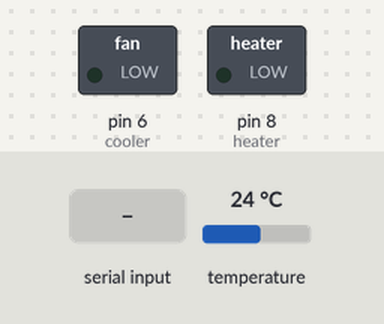
The sketch below on a simulated Arduino Uno, built with avr-gcc and run on an emulated ATmega328P. On the bench: switched loads named in the sketch (green lamp = pin HIGH). Inputs (shaded band) come from the test bench; at power-on: temperature 24 °C.

Above: at 2.2 s.
2.3 s: temperature set to 23.3 °C
4.2 s: temperature set to 22.2 °C
At 5.4 s:
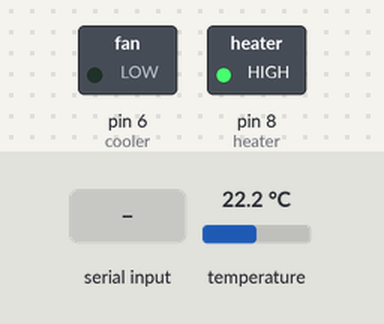
8.5 s: "K" received over Serial
At 11.5 s:
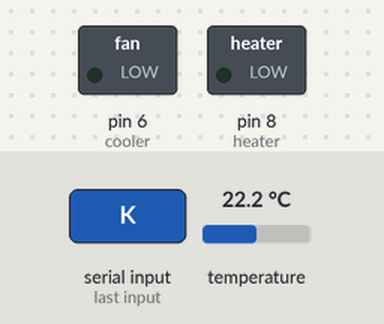
12.5 s: "C90\n" received over Serial
At 14.7 s:
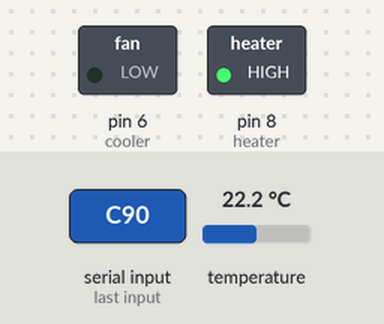
Timing chart, 0 to 16.2 s (numbered marks = the images above; inputs shaded):
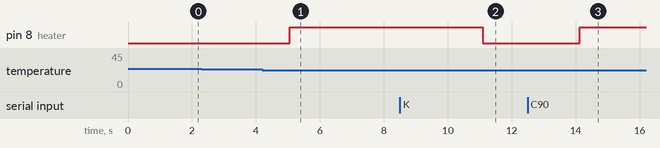

The sketch:

freezer_controller.ino
```cpp
// (licence header left out)
// Comment out the line below if you don't have ethernet connected.
// #define ethernet
#define wlan


#ifdef ethernet;
#include <SPI.h>
#include <Ethernet.h>
#include <EthernetUdp.h>
byte mac[] = {
  0xDE, 0xAD, 0xBE, 0xEF, 0xFE, 0xED
};
IPAddress ip(192, 168, 1, 177);
unsigned int localPort = 1990;      // local port to listen on
char packetBuffer[UDP_TX_PACKET_MAX_SIZE];  //buffer to hold incoming packet,
EthernetUDP Udp;
#endif

#ifdef wlan;
#endif

#include <OneWire.h>
OneWire  ds(19);  // on pin A5 (a 4.7K resistor is necessary)
//#define led 13
float temp, lasttemp, settemp;
unsigned long offtime = 0;
boolean runningcomp = false;
boolean automatic = false;
boolean serial = false;
byte addr[8];
int inData;
int cooler = 6;
int heater = 8;

void setup() {
  // put your setup code here, to run once:
Serial.begin(9600);
pinMode(cooler, OUTPUT);
// pinMode(led, OUTPUT);
pinMode(heater, OUTPUT);
setuptemp();
// digitalWrite(led, LOW);
settemp = gettemp(); // set initial value to environemental temp to avoid it turning on.
lasttemp = settemp;

#ifdef ethernet
Ethernet.begin(mac, ip);
  Udp.begin(localPort);
#endif

}


void loop() {
  // put your main code here, to run repeatedly:
#ifdef ethernet
int packetSize = Udp.parsePacket();
  if (packetSize) {
    //Udp.remotePort()
     Udp.read(packetBuffer, UDP_TX_PACKET_MAX_SIZE);
     inData=packetBuffer[0];
     packetBuffer[packetSize+1]=0x00;
     // Serial.write(inData);
  }
#endif

  if (Serial.available() > 0)   // see if incoming serial data:
  {
    serial = HIGH;
    inData = Serial.read();  // read oldest byte in serial buffer:
  }

 if (inData == 'C'||inData == 'c'){
  if(serial){
         settemp = (float)Serial.parseFloat()+ 273.15f;
         serial = false;
  }else{
    #ifdef ethernet
    settemp=(float)atof(&packetBuffer[1]) + 273.15f;

    #endif
    }
        inData = 0;
        }

 if (inData == 'A'||inData == 'a'){
        inData = 0;
        if(serial){
          serial = false;
        automatic = !automatic;
        }
 }

 if (inData == 'T'||inData == 't'){
        inData = 0;
        if(serial){
         serial = false;
        Serial.println(temp);
        }else{
          //need to return the temp here
   #ifdef ethernet
    Udp.beginPacket(Udp.remoteIP(), Udp.remotePort());
    Udp.print(temp);
    Udp.endPacket();
    #endif
          }
 }

 if (inData == 'K'||inData == 'k'){
  if(serial){
         settemp = (float)Serial.parseFloat();
         serial = false;
      //   Serial.println(settemp);
  }else{
    #ifdef ethernet
    settemp = atof(&packetBuffer[1]);
  //  return settemp
     Udp.beginPacket(Udp.remoteIP(), Udp.remotePort());
    Udp.print(settemp);
    Udp.endPacket();
    #endif
    }
        inData = 0;
        }

  if (inData == 'S'||inData == 's'){
        inData = 0;
        if(serial){
          serial = false;
         Serial.println(settemp);
      }
        else{
            #ifdef ethernet
       Udp.beginPacket(Udp.remoteIP(), Udp.remotePort());
    Udp.print(settemp);
    Udp.endPacket();
    #endif
                   }
 }

    if (inData == 'Z'||inData == 'z'){
        inData = 0;
        settemp = gettemp();
        if(serial){
          serial = false;
        Serial.println(settemp);
        }else{
         #ifdef ethernet
                 Udp.beginPacket(Udp.remoteIP(), Udp.remotePort());
                 Udp.print(settemp);
                 Udp.endPacket();
                 #endif
                 }
  }


//fuzzy logic for bang-bang controller


 temp = gettemp();
 if(automatic){
Serial.println(temp);
 }

int tempint = (int)temp;
unsigned long timenow = millis();

  if(tempint < ((int)settemp)-1){
    // fire up the heater!
    digitalWrite(heater, HIGH);
    if(runningcomp == HIGH){
      offtime = timenow;
        digitalWrite(cooler, LOW);
        runningcomp = LOW;
        }
    }
    else if(tempint > ((int)settemp + 1)){
      // it needs to go colder, if the compressor would allow it without blowing a fuse...
      if((timenow - offtime >= 120000)&&( runningcomp == LOW)) {
    runningcomp = HIGH;
      digitalWrite(cooler, HIGH);
      }

       digitalWrite(heater, LOW);
      }
     else{

  digitalWrite(heater, LOW);
      if(runningcomp == HIGH){
      offtime = timenow;
        digitalWrite(cooler, LOW);
        runningcomp = LOW;
      }
  }

}


void setuptemp(){
   byte i;

  if ( !ds.search(addr)) {
    ds.reset_search();
    delay(250);
    return;
  }
  }


float gettemp(){
byte present = 0;
  byte type_s;
  byte data[12];
   float kelvin;

   ds.reset();
  ds.select(addr);
  ds.write(0x44, 1);        // start conversion, with parasite power on at the end

  delay(1000);     // maybe 750ms is enough, maybe not
  // we might do a ds.depower() here, but the reset will take care of it.

  present = ds.reset();
  ds.select(addr);
  ds.write(0xBE);         // Read Scratchpad


  for ( int i = 0; i < 9; i++) {           // we need 9 bytes
    data[i] = ds.read();
  }


  // Convert the data to actual temperature
  // because the result is a 16 bit signed integer, it should
  // be stored to an "int16_t" type, which is always 16 bits
  // even when compiled on a 32 bit processor.
  int16_t raw = (data[1] << 8) | data[0];
  if (type_s) {
    raw = raw << 3; // 9 bit resolution default
    if (data[7] == 0x10) {
      // "count remain" gives full 12 bit resolution
      raw = (raw & 0xFFF0) + 12 - data[6];
    }
  } else {
    byte cfg = (data[4] & 0x60);
    // at lower res, the low bits are undefined, so let's zero them
    if (cfg == 0x00) raw = raw & ~7;  // 9 bit resolution, 93.75 ms
    else if (cfg == 0x20) raw = raw & ~3; // 10 bit res, 187.5 ms
    else if (cfg == 0x40) raw = raw & ~1; // 11 bit res, 375 ms
    //// default is 12 bit resolution, 750 ms conversion time
  }
  kelvin = ((float)raw / 16.0)+ 273.15f;
return kelvin;
  }
```

Measured:
- the behaviour switches between 22.9 and 22.8 °C on temperature (found by bisection; images 0 and 1)
- after the input at 2.3 s, every drawn part: stays the same
- after the input at 4.2 s, pin 8 (heater): LOW → HIGH after 0.86 s
- after the input at 8.5 s, pin 8 (heater): HIGH → LOW after 2.6 s
- after the input at 12.5 s, pin 8 (heater): LOW → HIGH after 1.6 s
